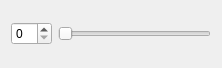
<?xml version="1.0" encoding="UTF-8"?>
<ui version="4.0">
 <class>SmallWidget</class>
 <widget class="QWidget" name="SmallWidget">
  <property name="geometry">
   <rect>
    <x>0</x>
    <y>0</y>
    <width>222</width>
    <height>68</height>
   </rect>
  </property>
  <property name="windowTitle">
   <string>Form</string>
  </property>
  <layout class="QHBoxLayout" name="horizontalLayout">
   <item>
    <widget class="QSpinBox" name="spinBox"/>
   </item>
   <item>
    <widget class="QSlider" name="horizontalSlider">
     <property name="orientation">
      <enum>Qt::Horizontal</enum>
     </property>
    </widget>
   </item>
  </layout>
 </widget>
 <resources/>
 <connections/>
</ui>
